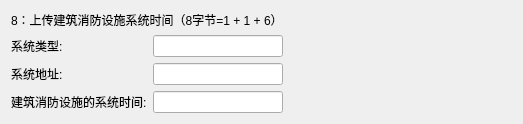
               <widget class="QWidget" name="page_8">
                <layout class="QGridLayout" name="gridLayout_11">
                 <item row="3" column="1">
                  <widget class="QLineEdit" name="Line_8_3"/>
                 </item>
                 <item row="1" column="1">
                  <widget class="QLineEdit" name="Line_8_1"/>
                 </item>
                 <item row="3" column="0">
                  <widget class="QLabel" name="label_60">
                   <property name="text">
                    <string>建筑消防设施的系统时间:</string>
                   </property>
                  </widget>
                 </item>
                 <item row="2" column="1">
                  <widget class="QLineEdit" name="Line_8_2"/>
                 </item>
                 <item row="0" column="0" colspan="2">
                  <widget class="QLabel" name="label_59">
                   <property name="maximumSize">
                    <size>
                     <width>16777215</width>
                     <height>60</height>
                    </size>
                   </property>
                   <property name="text">
                    <string>8：上传建筑消防设施系统时间（8字节=1 + 1 + 6）</string>
                   </property>
                  </widget>
                 </item>
                 <item row="2" column="0">
                  <widget class="QLabel" name="label_61">
                   <property name="text">
                    <string>系统地址:</string>
                   </property>
                  </widget>
                 </item>
                 <item row="1" column="0">
                  <widget class="QLabel" name="label_58">
                   <property name="text">
                    <string>系统类型:</string>
                   </property>
                  </widget>
                 </item>
                 <item row="1" column="2">
                  <spacer name="horizontalSpacer_9">
                   <property name="orientation">
                    <enum>Qt::Orientation::Horizontal</enum>
                   </property>
                   <property name="sizeHint" stdset="0">
                    <size>
                     <width>229</width>
                     <height>20</height>
                    </size>
                   </property>
                  </spacer>
                 </item>
                </layout>
               </widget>
